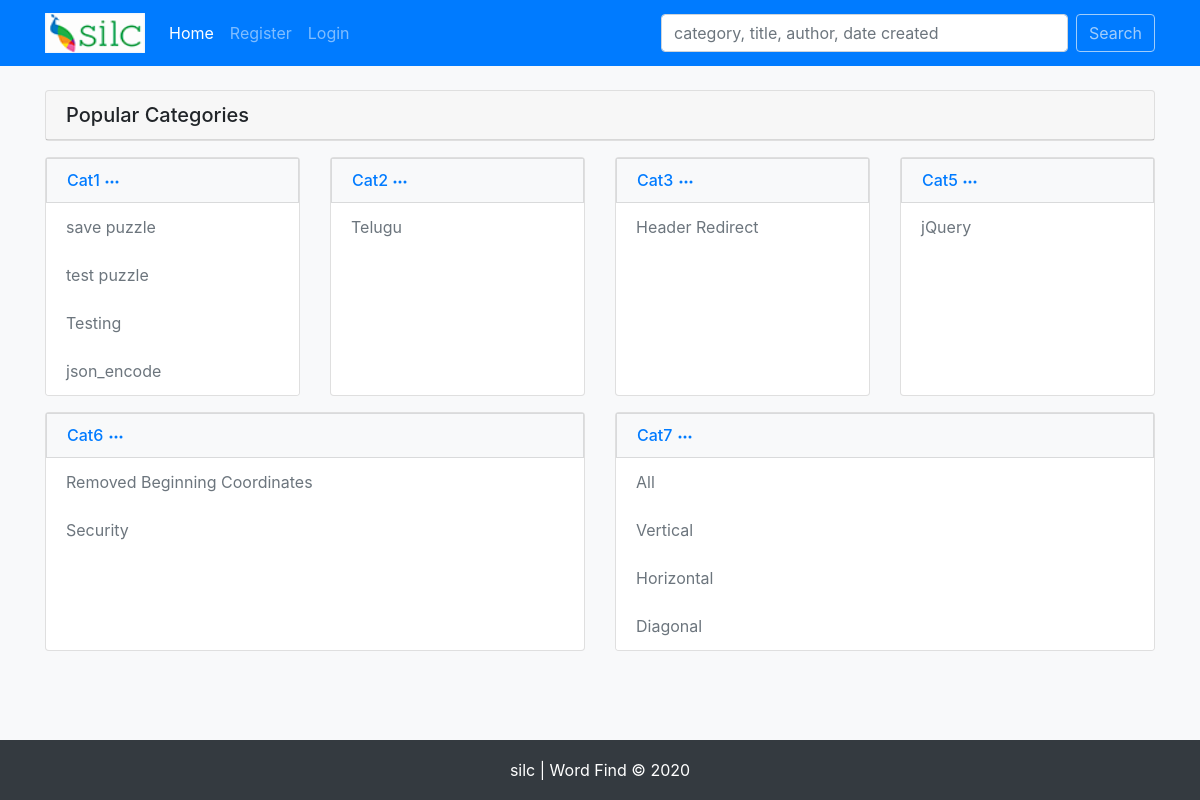
/, run on an earlier commit of the app's database.
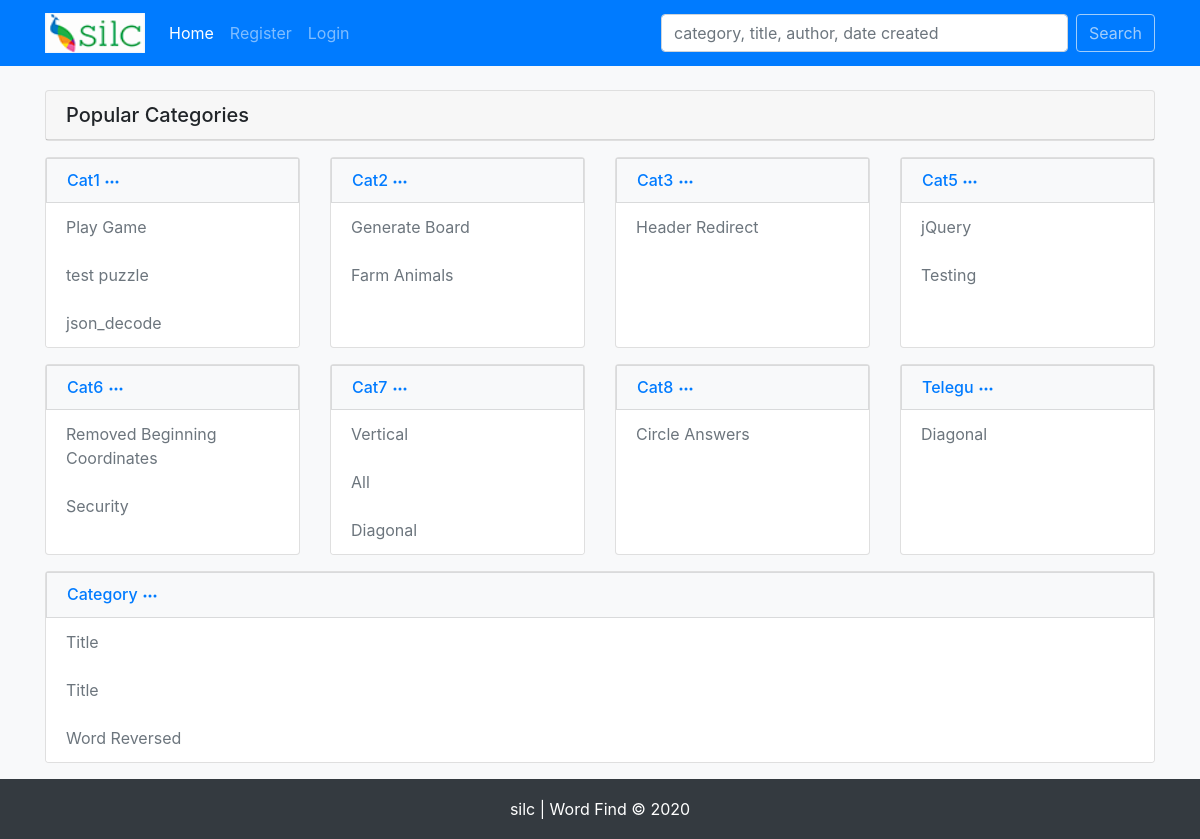
And on a later commit of the database.
### tables this page shows
CREATE TABLE `categories` (
  `cat_id` int(11) NOT NULL,
  `cat_name` varchar(255) NOT NULL
);

### helpers/functions.php (called while the page is built, shortened)
<?php
    function getCategoriesWithTopNResults($pdo){
        $sql = "SELECT cat_name, categories.cat_id,
                SUBSTRING_INDEX(GROUP_CONCAT(puzzles.title ORDER BY puzzles.puzzle_id DESC), ',', 5) AS puzzle_names, -- show top 5 results --
                SUBSTRING_INDEX(GROUP_CONCAT(puzzles.puzzle_id ORDER BY puzzles.puzzle_id DESC), ',', 5) AS puzzle_ids -- id top 5 results --
                FROM puzzles
                INNER JOIN categories
                ON categories.cat_id = puzzles.cat_id
                GROUP BY categories.cat_name
                ORDER BY categories.cat_id
        ";
        $stmt = $pdo->prepare($sql);
        $stmt->execute();
        return $stmt->fetchAll();
    }

### index.php (the view, shortened to what this page needs)
<?php
    include 'includes/header.php';
    $categories = getCategoriesWithTopNResults($pdo);
?>
    <div class="card mt-4">
        <h5 class="card-header">Popular Categories</h5>
    </div>
<?php
    $numOfCols = 4;
    $rowCount = 0;
    foreach($categories as $category):
        $data = [
            'cat_name' => $category->cat_name,
            'puzzle' => explode(',', $category->puzzle_names),
            'puzzle_id' => explode(',', $category->puzzle_ids)
        ];
        if($rowCount % $numOfCols == 0):
?>
        <div class="row">
    <?php
        endif;
        $rowCount++;
    ?>
    <div class="col-md mt-3">
        <div class="card h-100">
            <div class="list-group">
                <h6 class="mb-0"><a href="category.php?categoryId=<?php echo $category->cat_id; ?>" class="list-group-item list-group-item-action bg-light text-primary"><?php echo $category->cat_name; ?>
                    <svg width="1em" height="1em" viewBox="0 0 16 16" class="bi bi-three-dots" fill="currentColor" xmlns="http://www.w3.org/2000/svg">
                        <path fill-rule="evenodd" d="M3 9.5a1.5 1.5 0 1 1 0-3 1.5 1.5 0 0 1 0 3zm5 0a1.5 1.5 0 1 1 0-3 1.5 1.5 0 0 1 0 3zm5 0a1.5 1.5 0 1 1 0-3 1.5 1.5 0 0 1 0 3z"/>
                    </svg>
                </a></h6>
            <?php foreach($data['puzzle'] as $index => $puzzle): ?>
                <a href="puzzle.php?puzzleId=<?php echo $data['puzzle_id'][$index]; ?>" class="list-group-item list-group-item-action text-muted border-0"><?php echo $puzzle; ?></a>
            <?php endforeach; ?>
            </div>
        </div>
    </div>
        <?php
            if($rowCount % $numOfCols == 0): ?>
        </div>
<?php
            endif;
        endforeach;
?>
<?php include('includes/footer.php'); ?>

What changed in the data, as far as the page shows it:
added categories: cat_name "Cat8", puzzle "Circle Answers"
added categories: cat_name "Telegu", puzzle "Diagonal"
added categories: cat_name "Category", puzzle "Title", puzzle "Word Reversed"
Also different on the page:
new list line: "Play Game"
new list line: "json_decode"
new list line: "Generate Board"
new list line: "Farm Animals"
new list line: "Testing"
list line gone: "save puzzle"
list line gone: "Testing"
list line gone: "json_encode"
list line gone: "Telugu"
list line gone: "Horizontal"
